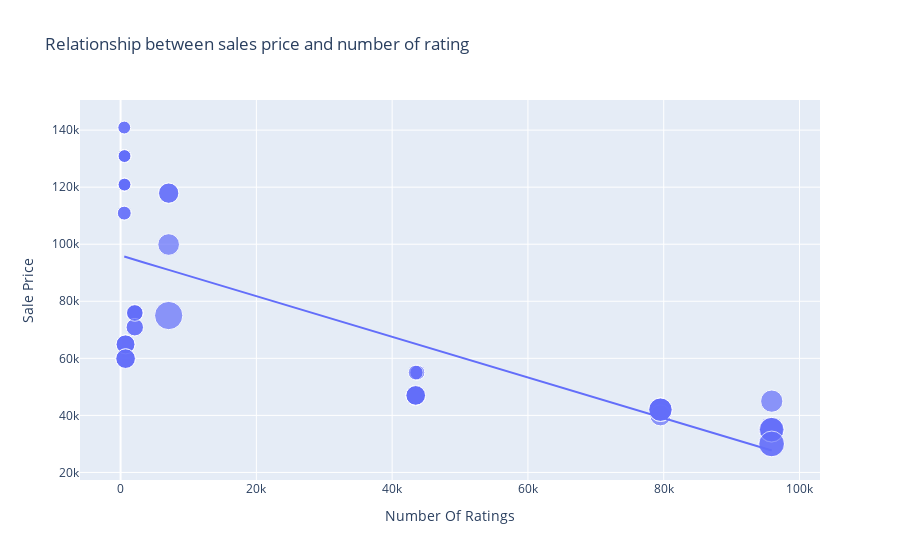

Notebook source saved alongside this figure:
### Markdown cell above
### 4) What is the relationship between the sale price of iPhones and the number of ratings on Flipkart?

### Code cell
figure = px.scatter(data_frame=df, x = "Number Of Ratings", y = "Sale Price", size= "Discount Percentage", trendline= "ols", 
                    title= "Relationship between sales price and number of rating",height=500)
figure.show()

### Figure 1 — Plotly figure (JSON) as saved in the notebook; plotly's stock layout.template omitted (floating-point values rounded to 4 significant figures)
{"data": [{"hovertemplate": "Number Of Ratings=%{x}<br>Sale Price=%{y}<br>Discount Percentage=%{marker.size}<extra></extra>", "legendgroup": "", "marker": {"color": "#636efa", "size": [0, 0, 0, 0, 0, 0, 0, 0, 0, 20, 16, 20, 20, 20, 0, 0, 0, 0, 29, 15, 0, 15, 17, 18, 6, 6, 13, 6, 14, 10, 7, 6, 6, 13, 13, 10, 10, 6, 14, 6, 10, 6, 11, 11, 10, 14, 7, 6, 6, 6, 8, 8, 24, 22, 22, 22, 8, 24, 14, 14, 14, 14], "sizemode": "area", "sizeref": 0.0725, "symbol": "circle"}, "mode": "markers", "name": "", "orientation": "v", "showlegend": false, "type": "scatter", "x": [3431, 3431, 3431, 11202, 11202, 3431, 3431, 11202, 1454, 79512, 79512, 79582, 79512, 79512, 1078, 1078, 1078, 1078, 7088, 7088, 1078, 7088, 7081, 95909, 542, 580, 740, 545, 740, 2101, 545, 580, 580, 730, 730, 2101, 2101, 580, 740, 580, 2092, 545, 2101, 2092, 2101, 740, 545, 580, 580, 580, 43707, 43707, 95807, 95909, 95807, 95909, 43470, 95909, 43470, 43470, 43470, 43470], "xaxis": "x", "y": [49900, 84900, 84900, 77000, 77000, 49900, 49900, 77000, 89900, 41999, 39999, 41999, 41999, 41999, 131900, 117100, 131900, 117100, 74999, 117900, 117100, 117900, 99900, 44999, 140900, 130900, 64900, 120900, 59900, 75900, 110900, 130900, 120900, 64900, 64900, 75900, 75900, 120900, 59900, 120900, 75900, 140900, 70900, 70900, 75900, 59900, 110900, 120900, 130900, 130900, 54999, 54999, 29999, 34999, 34999, 34999, 54999, 29999, 46999, 46999, 46999, 46999], "yaxis": "y"}, {"hovertemplate": "<b>OLS trendline</b><br>Sale Price = -0.712783 * Number Of Ratings + 96054.8<br>R<sup>2</sup>=0.492139<br><br>Number Of Ratings=%{x}<br>Sale Price=%{y} <b>(trend)</b><extra></extra>", "legendgroup": "", "marker": {"color": "#636efa", "symbol": "circle"}, "mode": "lines", "name": "", "showlegend": false, "type": "scatter", "x": [542, 545, 545, 545, 545, 580, 580, 580, 580, 580, 580, 580, 580, 730, 730, 740, 740, 740, 740, 1078, 1078, 1078, 1078, 1078, 1454, 2092, 2092, 2101, 2101, 2101, 2101, 2101, 3431, 3431, 3431, 3431, 3431, 7081, 7088, 7088, 7088, 11202, 11202, 11202, 43470, 43470, 43470, 43470, 43470, 43707, 43707, 79512, 79512, 79512, 79512, 79582, 95807, 95807, 95909, 95909, 95909, 95909], "xaxis": "x", "y": [95670.0, 95670.0, 95670.0, 95670.0, 95670.0, 95640.0, 95640.0, 95640.0, 95640.0, 95640.0, 95640.0, 95640.0, 95640.0, 95530.0, 95530.0, 95530.0, 95530.0, 95530.0, 95530.0, 95290.0, 95290.0, 95290.0, 95290.0, 95290.0, 95020.0, 94560.0, 94560.0, 94560.0, 94560.0, 94560.0, 94560.0, 94560.0, 93610.0, 93610.0, 93610.0, 93610.0, 93610.0, 91010.0, 91000.0, 91000.0, 91000.0, 88070.0, 88070.0, 88070.0, 65070.0, 65070.0, 65070.0, 65070.0, 65070.0, 64900.0, 64900.0, 39380.0, 39380.0, 39380.0, 39380.0, 39330.0, 27770.0, 27770.0, 27690.0, 27690.0, 27690.0, 27690.0], "yaxis": "y"}], "layout": {"autosize": true, "legend": {"itemsizing": "constant", "tracegroupgap": 0}, "title": {"text": "Relationship between sales price and number of rating"}, "xaxis": {"anchor": "y", "autorange": false, "domain": [0, 1], "range": [-5975.0, 103000.0], "title": {"text": "Number Of Ratings"}, "type": "linear"}, "yaxis": {"anchor": "x", "autorange": false, "domain": [0, 1], "range": [17350.0, 150600.0], "title": {"text": "Sale Price"}, "type": "linear"}}}
